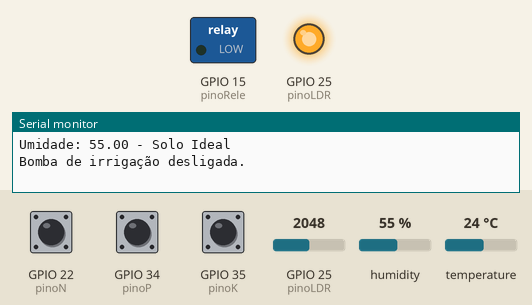
Bench run of a sketch on a simulated ESP32. Parts: switched loads named in the sketch (green lamp = pin HIGH), output pins drawn as LEDs (lit = HIGH), the last lines printed to the serial monitor. Inputs (shaded band) come from the test bench; at power-on: humidity 55 %, GPIO 22 (pinoN) HIGH, GPIO 25 (pinoLDR) = 2048, GPIO 34 (pinoP) HIGH, GPIO 35 (pinoK) HIGH, temperature 24 °C.

Above: at 1.2 s.
1.3 s: humidity set to 41 %
3.2 s: humidity set to 38 %
At 5.4 s:
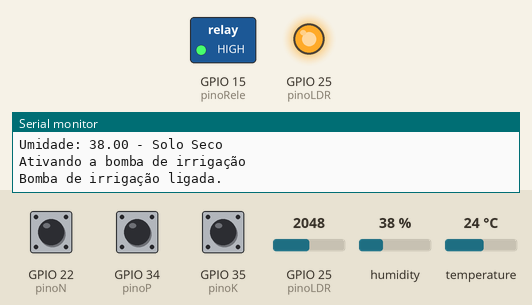
15.4 s: humidity set to 40 %
At 17.5 s:
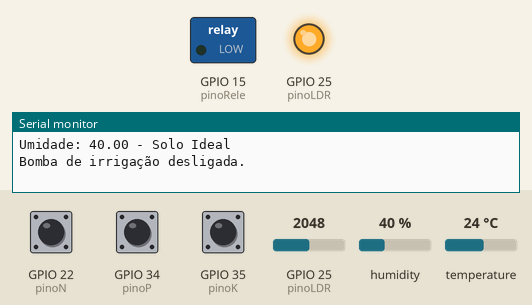
Timing chart, 0 to 18.7 s (numbered marks = the images above; inputs shaded):
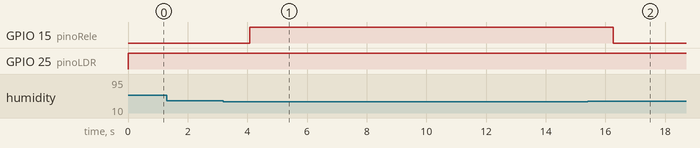

The sketch:

prog.ino
```cpp
#include <DHT.h>

#define pinoDHT 23
#define pinoN 22
#define pinoP 34
#define pinoK 35
#define modeloDHT DHT22
#define pinoLDR 25
#define pinoRele 15

// LDR Configs
const float GAMMA = 0.7;
const float RL10 = 50;

DHT dht(pinoDHT, modeloDHT);

bool estadoRele = false;

void setup() {
    Serial.begin(115200);
    pinMode(pinoN, INPUT_PULLUP);
    pinMode(pinoP, INPUT_PULLUP);
    pinMode(pinoK, INPUT_PULLUP);
    pinMode(pinoLDR, INPUT);
    pinMode(pinoRele, OUTPUT);
    digitalWrite(pinoRele, LOW); // Garante que o relé comece desligado
    Serial.println("Iniciando sensores...");
    dht.begin();
}

float verificaPH(){
    float ph = 0;
    float lux = analogRead(pinoLDR);
    Serial.print("Valor Lux Analog: ");
    Serial.println(lux);

    if(lux > 4000) {
        ph = 0;
    } else if(lux > 3950) {
        ph = 1;
    } else if(lux > 3800) {
        ph = 2;
    } else if(lux > 3700) {
        ph = 3;
    } else if(lux > 3500) {
        ph = 4;
    } else if(lux > 2900) {
        ph = 5;
    } else if(lux > 2500) {
        ph = 5.5;
    } else if(lux > 2000) {
        ph = 6;
    } else if(lux > 500) {
        ph = 7;
    } else if(lux > 400) {
        ph = 8;
    } else if(lux > 300) {
        ph = 9;
    } else if(lux > 200) {
        ph = 10;
    } else if(lux > 150) {
        ph = 11;
    } else if(lux > 70) {
        ph = 12;
    } else if(lux > 50) {
        ph = 13;
    } else {
        ph = 14;
    }

    return ph;
}

int verificaNPK() {
    bool N = false;
    bool P = false;
    bool K = false;
    int pH = 0;

    //VERIFICA OS NUMEROS DE NPK
    int valorN = digitalRead(pinoN);
    int valorP = digitalRead(pinoP);
    int valorK = digitalRead(pinoK);

    String message = "";

    if(valorN == HIGH) {
        N = true;
        Serial.println("Nitrogenio: Adequado");
    }else{
        Serial.println("Nitrogenio: Baixo");
        N = false;
    }

    if(valorP == HIGH) {
        P = true;
        Serial.println("Fosforo: Adequado");
    } else {
        Serial.println("Fosforo: Baixo");
        P = false;
    }

    if(valorK == HIGH) {
        K = true;
        Serial.println("Potassio: Adequado");
    } else {
        Serial.println("Potassio: Baixo");
        K = false;
    }

    //Verifica para café qual a necessidade de NPK
    //NPK IDEAL PARA CAFÉ: 4-14-8
    if(N == true && P == true && K == true) {
        message = "NPK Adequado";
        pH = 6.0; // pH ideal para café
    } else if(N == false && P == false && K == false) {
        message = "NPK Muito Baixo, adubar imediatamente na proporção 4-14-8";
        pH = 0; // pH muito baixo
    } else if(N == false && P == false) {
        pH = 3; // pH muito baixo
        message = "N e P Baixo, adubar imediatamente na proporção 4-14-8";
    } else if(N == false && K == false) {
        pH = 4; // pH baixo
        message = "N e K Baixo, adubar imediatamente na proporção 4-14-8";
    } else if(P == false && K == false) {
        pH = 5; // pH baixo
        message = "P e K Baixo, adubar imediatamente na proporção 4-14-8";
    } else if(N == false) {
        pH = 5.5; // pH um pouco baixo
        message = "N Baixo, adubar imediatamente na proporção 4-12-7";
    } else if(P == false) {
        pH = 5.5; // pH um pouco baixo
        message = "P Baixo, adubar imediatamente na proporção 3-14-6";
    } else if(K == false) {
        pH = 5.5; // pH um pouco baixo
        message = "K Baixo, adubar imediatamente na proporção 3-10-8";
    }

    Serial.println(message);
    return pH;
}

void setRele(){
    if(estadoRele) {
        digitalWrite(pinoRele, HIGH);
        Serial.println("Bomba de irrigação ligada.");
    } else {
        digitalWrite(pinoRele, LOW);
        Serial.println("Bomba de irrigação desligada.");
    }
}

void verificaUmidade(){
    //Verifica a umidade do solo
    float umidade_solo = dht.readHumidity();

    if(isnan(umidade_solo)) {
        Serial.println("Falha ao ler do sensor DHT!");
        return;
    }

    Serial.print("Umidade: ");
    Serial.print(umidade_solo);

    if(umidade_solo < 40) {
        Serial.println(" - Solo Seco");
        Serial.println("Ativando a bomba de irrigação");
        estadoRele = true;
    } else if(umidade_solo >= 40 && umidade_solo < 60) {
        Serial.println(" - Solo Ideal");
        estadoRele = false;
    } else {
        Serial.println(" - Solo Encharcado");
        estadoRele = false;
    }

    setRele();
}

void loop() {

    int pH_NPK = verificaNPK();

    Serial.print("pH do solo estimado a partir da definição dos botões de NPK: ");
    Serial.println(pH_NPK);

    float ph = verificaPH(); // Lê o valor do sensor de LDR como se fosse um sensor de PH
    Serial.print("pH do solo estimado a partir do sensor LDR: ");
    Serial.println(ph);

    //ESCRITA MANUAL POR CONTA DE NÃO TER UM SENSOR DE PH
    int ldrNewValue = map(pH_NPK, 0, 9, 0, 3000);
    analogWrite(pinoLDR, ldrNewValue);

    ph = verificaPH(); // Lê o valor do sensor de LDR como se fosse um sensor de PH
    Serial.print("pH do solo LDR atualizado a partir da definição dos botões de NPK: ");
    Serial.println(ph);

    verificaUmidade();

    delay(2000);
}
```

Measured:
- the behaviour switches between 40 and 39 % on humidity (found by bisection; images 0 and 1)
- after the input at 3.2 s, GPIO 15 (pinoRele): LOW → HIGH after 0.89 s
- after the input at 15.4 s, GPIO 15 (pinoRele): HIGH → LOW after 0.87 s
